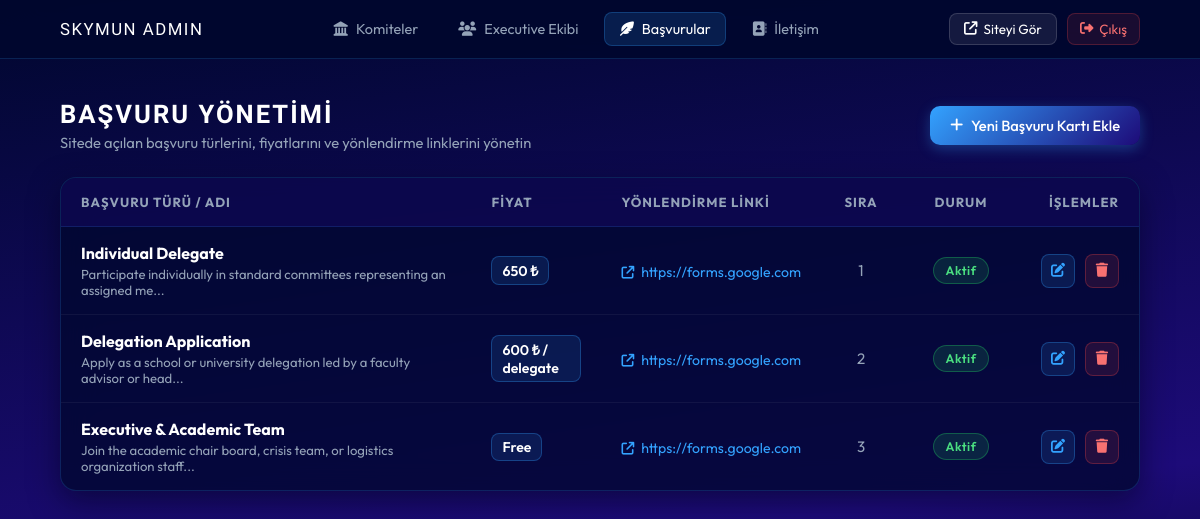
/admin/applications.php (signed in), run on an earlier commit of the app's database.
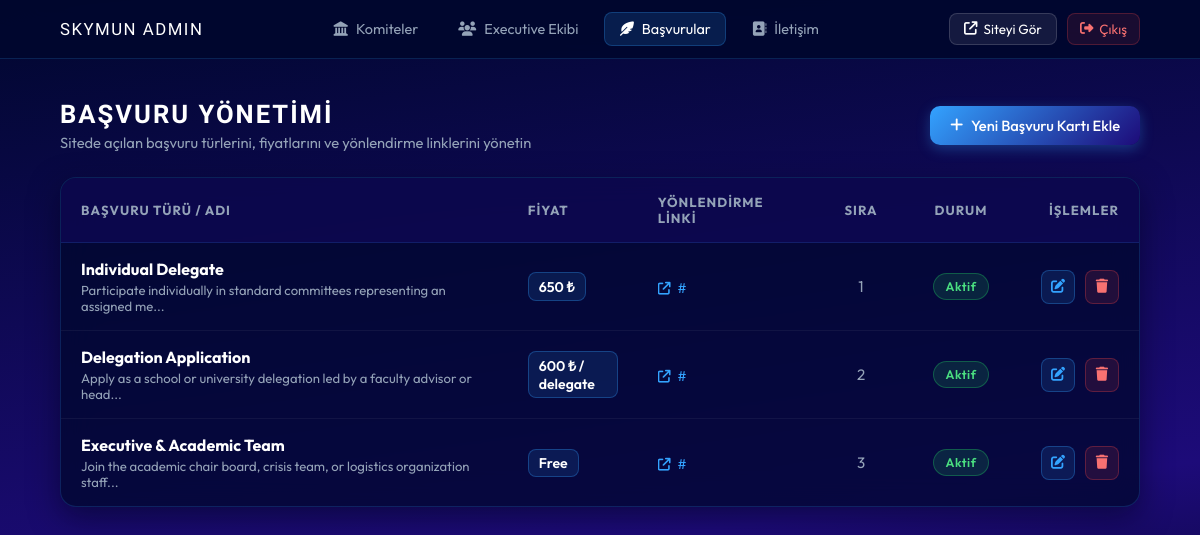
And on a later commit of the database.
### tables this page shows
CREATE TABLE IF NOT EXISTS `applications` (
  `id` INT(11) NOT NULL AUTO_INCREMENT,
  `title` VARCHAR(150) NOT NULL,
  `price` VARCHAR(100) DEFAULT NULL,
  `apply_url` VARCHAR(500) NOT NULL,
  `description` TEXT DEFAULT NULL,
  `status` TINYINT(1) DEFAULT 1,
  `sort_order` INT(11) DEFAULT 0,
  `created_at` TIMESTAMP NOT NULL DEFAULT CURRENT_TIMESTAMP,
  PRIMARY KEY (`id`)
);

### config.php (called while the page is built, shortened)
<?php
$pdo = null;
try {
    $dsn = "mysql:host=" . DB_HOST . ";port=" . DB_PORT . ";dbname=" . DB_NAME . ";charset=" . DB_CHARSET;
    $options = [
        PDO::ATTR_ERRMODE            => PDO::ERRMODE_EXCEPTION,
        PDO::ATTR_DEFAULT_FETCH_MODE => PDO::FETCH_ASSOC,
        PDO::ATTR_EMULATE_PREPARES   => false,
    ];
    $pdo = new PDO($dsn, DB_USER, DB_PASS, $options);
} catch (PDOException $e) {
    $db_error = $e->getMessage();
    try {
        $dsnFallback = "mysql:host=" . DB_HOST . ";port=" . DB_PORT . ";charset=" . DB_CHARSET;
        $pdo = new PDO($dsnFallback, DB_USER, DB_PASS, [
            PDO::ATTR_ERRMODE            => PDO::ERRMODE_EXCEPTION,
            PDO::ATTR_DEFAULT_FETCH_MODE => PDO::FETCH_ASSOC,
            PDO::ATTR_EMULATE_PREPARES   => false,
        ]);
        $pdo->exec("CREATE DATABASE IF NOT EXISTS `" . DB_NAME . "` CHARACTER SET utf8mb4 COLLATE utf8mb4_unicode_ci");
        $pdo->exec("USE `" . DB_NAME . "`");
        $db_error = '';
    } catch (PDOException $eFallback) {
        $db_error = $eFallback->getMessage();
        $pdo = null;
    }
}
function init_skymun_tables() {
    global $pdo, $last_sql_error;
    if ($pdo) {
        try {
            $sql = "CREATE TABLE IF NOT EXISTS `committees` (
                `id` INT AUTO_INCREMENT PRIMARY KEY,
                `title` VARCHAR(255) NOT NULL,
                `short_name` VARCHAR(50) NULL,
                `agenda` TEXT NULL,
                `description` LONGTEXT NULL,
                `cover_image` VARCHAR(255) NULL,
                `study_guide` VARCHAR(255) NULL,
                `member1_name` VARCHAR(150) NULL,
                `member1_title` VARCHAR(150) NULL,
                `member1_image` VARCHAR(255) NULL,
                `member2_name` VARCHAR(150) NULL,
                `member2_title` VARCHAR(150) NULL,
                `member2_image` VARCHAR(255) NULL,
                `member3_name` VARCHAR(150) NULL,
                `member3_title` VARCHAR(150) NULL,
                `member3_image` VARCHAR(255) NULL,
                `status` TINYINT(1) DEFAULT 1,
                `sort_order` INT DEFAULT 0,
                `created_at` TIMESTAMP DEFAULT CURRENT_TIMESTAMP
            ) ENGINE=InnoDB DEFAULT CHARSET=utf8mb4 COLLATE=utf8mb4_unicode_ci;";
            $pdo->exec($sql);
            $sqlExecutives = "CREATE TABLE IF NOT EXISTS `executives` (
                `id` INT AUTO_INCREMENT PRIMARY KEY,
                `name` VARCHAR(150) NOT NULL,
                `title` VARCHAR(150) NOT NULL,
                `image` VARCHAR(255) NULL,
                `status` TINYINT(1) DEFAULT 1,
                `sort_order` INT DEFAULT 0,
                `created_at` TIMESTAMP DEFAULT CURRENT_TIMESTAMP
            ) ENGINE=InnoDB DEFAULT CHARSET=utf8mb4 COLLATE=utf8mb4_unicode_ci;";
            $pdo->exec($sqlExecutives);
            $sqlApplications = "CREATE TABLE IF NOT EXISTS `applications` (
                `id` INT AUTO_INCREMENT PRIMARY KEY,
                `title` VARCHAR(150) NOT NULL,
                `price` VARCHAR(100) NULL,
                `apply_url` VARCHAR(500) NOT NULL,
                `description` TEXT NULL,
                `status` TINYINT(1) DEFAULT 1,
                `sort_order` INT DEFAULT 0,
                `created_at` TIMESTAMP DEFAULT CURRENT_TIMESTAMP
            ) ENGINE=InnoDB DEFAULT CHARSET=utf8mb4 COLLATE=utf8mb4_unicode_ci;";
            $pdo->exec($sqlApplications);
            $sqlContactSettings = "CREATE TABLE IF NOT EXISTS `contact_settings` (
                `id` INT AUTO_INCREMENT PRIMARY KEY,
                `channel_key` VARCHAR(50) UNIQUE NOT NULL,
                `channel_title` VARCHAR(100) NOT NULL,
                `channel_value` VARCHAR(255) NULL,
                `status` TINYINT(1) DEFAULT 1,
                `created_at` TIMESTAMP DEFAULT CURRENT_TIMESTAMP
            ) ENGINE=InnoDB DEFAULT CHARSET=utf8mb4 COLLATE=utf8mb4_unicode_ci;";
            $pdo->exec($sqlContactSettings);
            $pdo->exec("INSERT INTO `contact_settings` (`channel_key`, `channel_title`, `channel_value`, `status`) VALUES
                ('instagram', 'Instagram', '#', 1),
                ('mail', 'E-Mail', 'info@example.com', 1),
                ('phone', 'Phone Support', 'Direct Contacts', 0),
                ('tiktok', 'TikTok', '#', 1)
                ON DUPLICATE KEY UPDATE `channel_title`=VALUES(`channel_title`);");
            $sqlContactPhones = "CREATE TABLE IF NOT EXISTS `contact_phones` (
                `id` INT AUTO_INCREMENT PRIMARY KEY,
                `name` VARCHAR(150) NOT NULL,
                `title` VARCHAR(150) NOT NULL,
                `phone_number` VARCHAR(50) NOT NULL,
                `status` TINYINT(1) DEFAULT 1,
                `sort_order` INT DEFAULT 0,
                `created_at` TIMESTAMP DEFAULT CURRENT_TIMESTAMP
            ) ENGINE=InnoDB DEFAULT CHARSET=utf8mb4 COLLATE=utf8mb4_unicode_ci;";
            $pdo->exec($sqlContactPhones);
            $countCom = $pdo->query("SELECT COUNT(*) FROM `committees`")->fetchColumn();
            $countExec = $pdo->query("SELECT COUNT(*) FROM `executives`")->fetchColumn();
            $countApp = $pdo->query("SELECT COUNT(*) FROM `applications`")->fetchColumn();
        } catch (PDOException $e) {
            $last_sql_error = "Tablo oluşturma hatası: " . $e->getMessage();
            error_log($last_sql_error);
        }
    }
}
function get_all_applications($only_active = false) {
    global $pdo;
    init_skymun_tables();
    try {
        $sql = "SELECT * FROM `applications`";
        $sql .= " ORDER BY `sort_order` ASC, `id` ASC";
        $stmt = $pdo->query($sql);
        return $stmt->fetchAll() ?: [];
    } catch (PDOException $e) {
        error_log("SQL get_all_applications Hatası: " . $e->getMessage());
        return [];
    }
}

### admin/applications.php (the view, shortened to what the changed rows need)
<?php
require_once __DIR__ . '/../config.php';
$applications = get_all_applications(false);
?>
<!DOCTYPE html>
<html lang="tr">
<head>
    <link rel="stylesheet" href="https://cdnjs.cloudflare.com/ajax/libs/font-awesome/6.5.1/css/all.min.css" />
</head>
<body>
<div class="container">
    <div class="page-header">
        <div>
            <h1 class="page-title">BAŞVURU YÖNETİMİ</h1>
        </div>
    </div>
    <div class="table-card">
        <?php if (empty($applications)): ?>
            <div class="empty-state">
                <i class="fa-solid fa-inbox"></i>
                <h3>Henüz hiç başvuru kartı eklenmemiş.</h3>
                <p style="margin-top:8px;">İlk başvuru kartınızı eklemek için yukarıdaki "Yeni Başvuru Kartı Ekle" butonunu kullanabilirsiniz.</p>
            </div>
        <?php else: ?>
            <div class="desktop-table-view">
                <table class="admin-table">
                    <thead>
                        <tr>
                            <th>Başvuru Türü / Adı</th>
                            <th style="width: 130px;">Fiyat</th>
                            <th>Yönlendirme Linki</th>
                            <th style="width: 80px; text-align: center;">Sıra</th>
                            <th style="width: 120px; text-align: center;">Durum</th>
                            <th style="width: 110px; text-align: right;">İşlemler</th>
                        </tr>
                    </thead>
                    <tbody>
                        <?php foreach ($applications as $app): ?>
                            <tr>
                                <td>
                                    <strong style="font-size: 1rem; color: #ffffff;"><?= htmlspecialchars($app['title']) ?></strong>
                                    <?php if (!empty($app['description'])): ?>
                                        <div style="font-size: 0.82rem; color: #94a3b8; margin-top: 3px;">
                                            <?= htmlspecialchars(mb_substr($app['description'], 0, 75)) ?><?= mb_strlen($app['description']) > 75 ? '...' : '' ?>
                                        </div>
                                    <?php endif; ?>
                                </td>
                                <td>
                                    <?php if (!empty($app['price'])): ?>
                                        <span class="price-badge"><?= htmlspecialchars($app['price']) ?></span>
                                    <?php else: ?>
                                        <span style="color: #64748b;">—</span>
                                    <?php endif; ?>
                                </td>
                                <td>
                                    <a href="<?= htmlspecialchars($app['apply_url']) ?>" target="_blank" class="link-text" title="<?= htmlspecialchars($app['apply_url']) ?>">
                                        <i class="fa-solid fa-arrow-up-right-from-square" style="font-size: 0.8rem; margin-right: 4px;"></i>
                                        <?= htmlspecialchars($app['apply_url']) ?>
                                    </a>
                                </td>
                                <td style="text-align: center; color: #94a3b8;">
                                    <?= (int)$app['sort_order'] ?>
                                </td>
                                <td style="text-align: center;">
                                    <a href="?action=toggle&id=<?= $app['id'] ?>"
                                       class="badge-status <?= $app['status'] == 1 ? 'badge-active' : 'badge-passive' ?>"
                                       title="Durumu değiştirmek için tıklayın">
                                        <?= $app['status'] == 1 ? 'Aktif' : 'Pasif' ?>
                                    </a>
                                </td>
                                <td style="text-align: right;">
                                    <div class="actions-cell" style="justify-content: flex-end;">
                                        <a href="application-edit.php?id=<?= $app['id'] ?>" class="btn-action btn-edit" title="Düzenle">
                                            <i class="fa-solid fa-pen-to-square"></i>
                                        </a>
                                        <a href="?action=delete&id=<?= $app['id'] ?>"
                                           class="btn-action btn-delete"
                                           title="Sil"
                                           onclick="return confirm('Bu başvuru kartını silmek istediğinize emin misiniz?');">
                                            <i class="fa-solid fa-trash"></i>
                                        </a>
                                    </div>
                                </td>
                            </tr>
                        <?php endforeach; ?>
                    </tbody>
                </table>
            </div>
        <?php endif; ?>
    </div>
</div>
</body>
</html>

What changed in the data, as far as the page shows it:
changed applications "Individual Delegate": apply_url "https://forms.google.com" → "#"
changed applications "Delegation Application": apply_url "https://forms.google.com" → "#"
changed applications "Executive & Academic Team": apply_url "https://forms.google.com" → "#"
